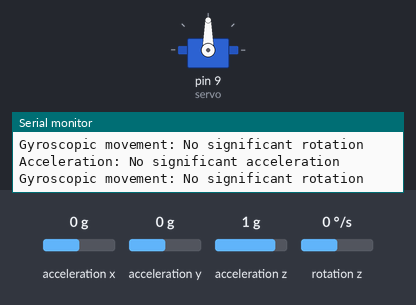
The sketch below on a simulated Arduino Uno, built with avr-gcc and run on an emulated ATmega328P. Parts: servo, the last lines printed to the serial monitor. Wiring (inferred from the names in the program): MPU-6050 motion sensor at I2C address 0x68. Inputs (shaded band) come from the test bench; at power-on: acceleration x 0 g, acceleration y 0 g, acceleration z 1 g, rotation z 0 °/s.

Above: at 1.3 s.
1.4 s: acceleration x set to -0.9 g
3.3 s: acceleration x set to -1.2 g
At 4.4 s:
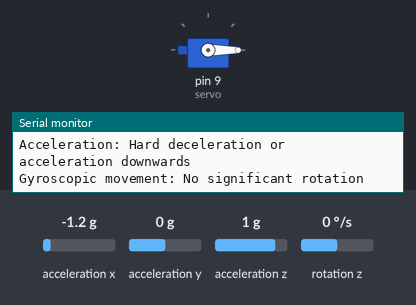
5.6 s: acceleration x set to 1.4 g
At 7.3 s:
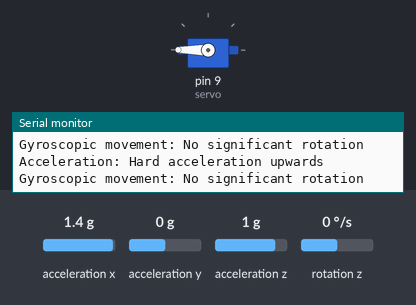
7.6 s: acceleration x set to 1.2 g
9.3 s: acceleration x set to 0.9 g
At 11.0 s:
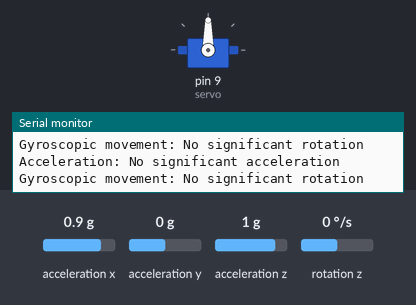
11.6 s: acceleration x set to -1.4 g
At 12.8 s:
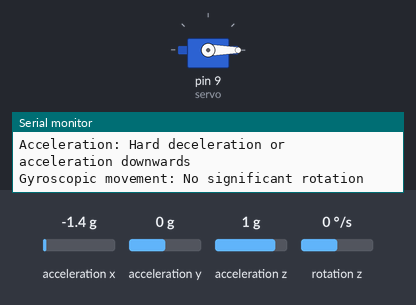
Timing chart, 0 to 14.6 s (numbered marks = the images above; inputs shaded):
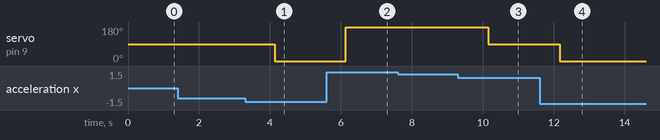

Measured:
- the behaviour switches between -1 and -1.1 g on acceleration x (found by bisection; images 0 and 1)
- the behaviour switches between 1.1 and 1 g on acceleration x (found by bisection; images 2 and 3)
- after the input at 3.3 s, servo on pin 9 (servo): 90° → 0° after 0.83 s
- after the input at 5.6 s, servo on pin 9 (servo): 0° → 180° after 0.54 s
- after the input at 9.3 s, servo on pin 9 (servo): 180° → 90° after 0.85 s
- after the input at 11.6 s, servo on pin 9 (servo): 90° → 0° after 0.56 s

The sketch:

only_mpu.ino
```cpp
#include <Wire.h>
#include <Servo.h>

const int MPU = 0x68; // MPU6050 I2C address
float AccZ, GyroZ; // Z-axis accelerometer and gyroscope readings
float AccErrorZ, GyroErrorZ; // Error values for Z-axis
float elapsedTime, currentTime, previousTime; // Time variables
int c = 0;

Servo servo;

void setup() {
  Serial.begin(115200);
  Wire.begin();
  Wire.beginTransmission(MPU);
  Wire.write(0x6B);
  Wire.write(0x00);
  Wire.endTransmission(true);
  calculate_IMU_error();

  servo.attach(9); // Attach servo to pin 9
}

void loop() {
  // Read accelerometer data for Z-axis
  Wire.beginTransmission(MPU);
  Wire.write(0x3B);
  Wire.endTransmission(false);
  Wire.requestFrom(MPU, 2, true);
  AccZ = (Wire.read() << 8 | Wire.read()) / 16384.0 - AccErrorZ;

  // Read gyroscope data for Z-axis
  previousTime = currentTime;
  currentTime = millis();
  elapsedTime = (currentTime - previousTime) / 1000;
  Wire.beginTransmission(MPU);
  Wire.write(0x47);
  Wire.endTransmission(false);
  Wire.requestFrom(MPU, 2, true);
  GyroZ = (Wire.read() << 8 | Wire.read()) / 131.0 - GyroErrorZ;

  // Translate accelerometer and gyroscope readings into text descriptions
  String accelerationStatus = "";
  String gyroscopicStatus = "";

  if (AccZ > 1.0) {
    accelerationStatus = "Hard acceleration upwards";
    servo.write(180); // Turn servo right
  } else if (AccZ < -1.0) {
    accelerationStatus = "Hard deceleration or acceleration downwards";
    servo.write(0); // Turn servo left
  } else {
    accelerationStatus = "No significant acceleration";
    servo.write(90); // Center servo
  }

  if (GyroZ > 50.0) {
    gyroscopicStatus = "Fast rotation clockwise";
  } else if (GyroZ < -50.0) {
    gyroscopicStatus = "Fast rotation counterclockwise";
  } else {
    gyroscopicStatus = "No significant rotation";
  }

  // Print the text descriptions on the serial monitor
  Serial.print("Acceleration: ");
  Serial.println(accelerationStatus);
  Serial.print("Gyroscopic movement: ");
  Serial.println(gyroscopicStatus);

  // Delay for stability
  delay(1000);
}
void calculate_IMU_error() {
  while (c < 200) {
    Wire.beginTransmission(MPU);
    Wire.write(0x3B);
    Wire.endTransmission(false);
    Wire.requestFrom(MPU, 2, true);
    AccZ = (Wire.read() << 8 | Wire.read()) / 16384.0;

    // Sum all readings
    AccErrorZ += AccZ;

    c++;
  }

  // Divide the sum by 200 to get the average error value
  AccErrorZ /= 200;
  c = 0;
}
```
